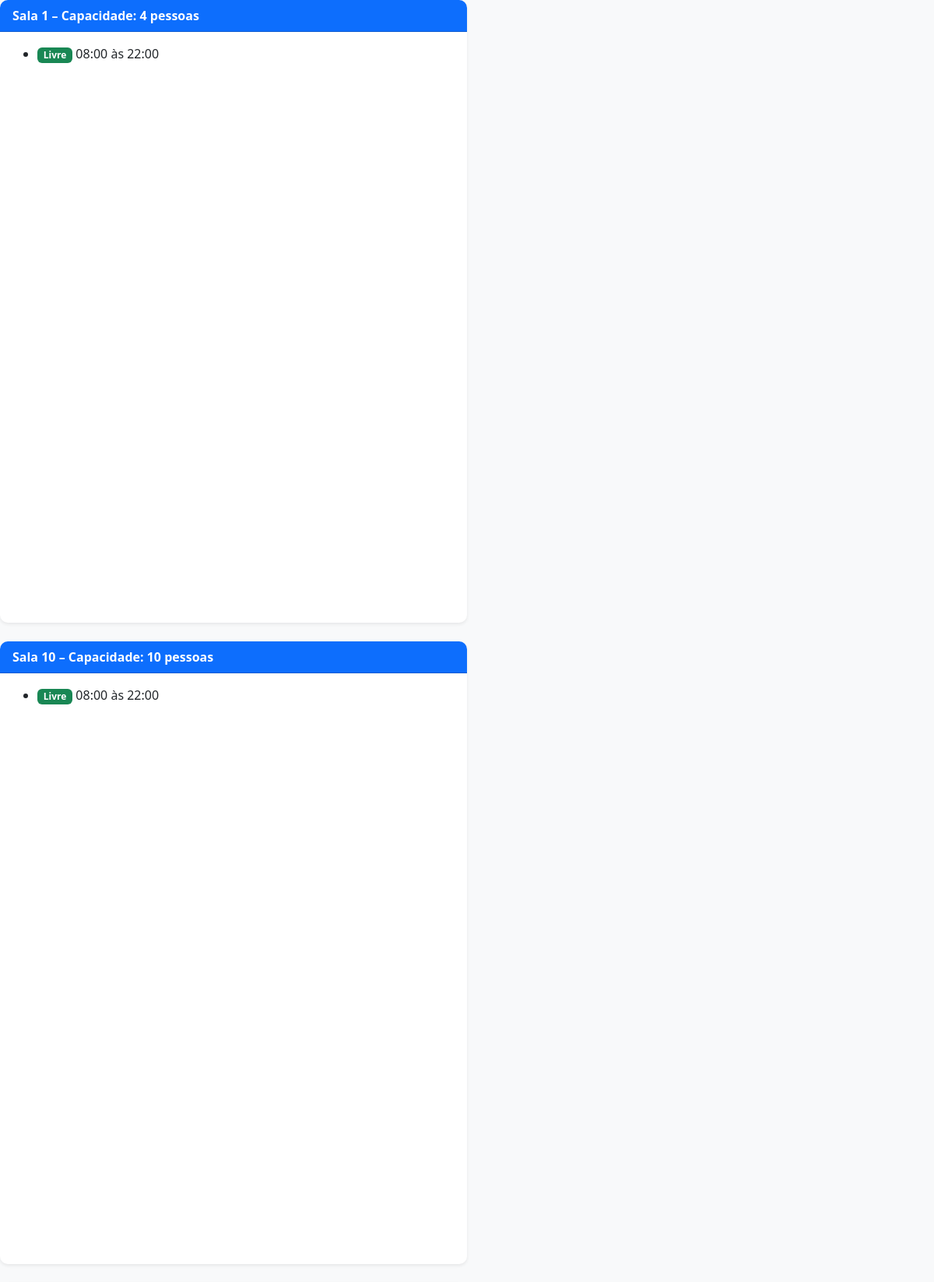
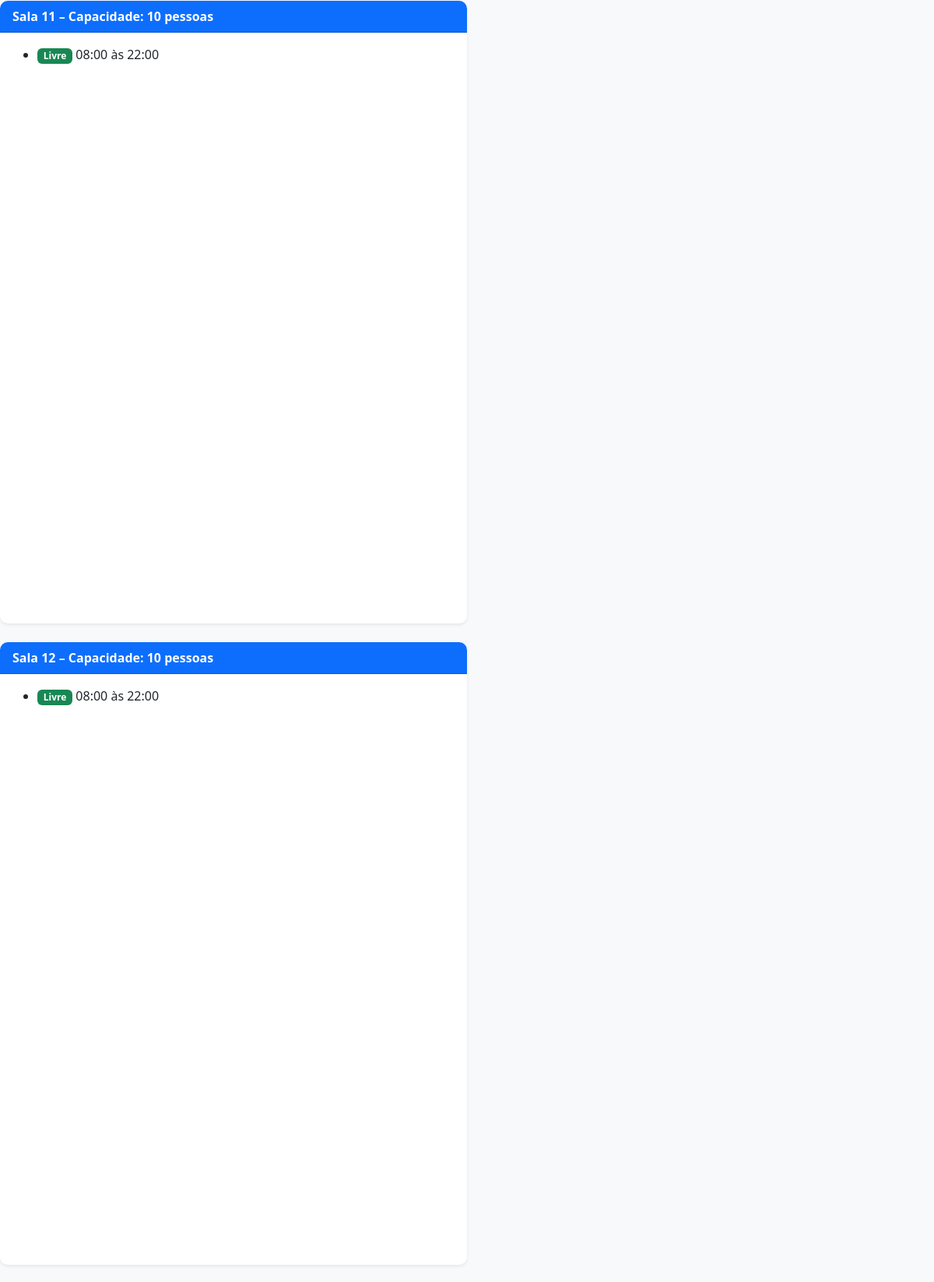
/admin/salas_disponiveis.php (upper part), run on the app's committed database (2 pictures, top to bottom).
### tables this page shows
CREATE TABLE salas (
    id INT AUTO_INCREMENT PRIMARY KEY,
    nome VARCHAR(50) NOT NULL,
    capacidade INT NOT NULL,
    descricao VARCHAR(255),
    status ENUM('disponivel', 'manutencao') DEFAULT 'disponivel'
);

### admin/ajax_salas_disponiveis.php (the view, shortened to what this page needs)
<?php
require_once 'config.php';
$salas = $pdo->query("SELECT * FROM salas WHERE status = 'disponivel' ORDER BY nome")->fetchAll();
$disponiveis = [];
foreach ($salas as $sala) {
    $horas_livres = [];
    $hora_abertura = "08:00";
    $hora_fechamento = "22:00";
    $livre_inicio = $hora_abertura;
    if ($livre_inicio < $hora_fechamento) {
        $horas_livres[] = [$livre_inicio, $hora_fechamento];
    }
    $disponiveis[] = [
        'nome' => $sala['nome'],
        'capacidade' => $sala['capacidade'],
        'horarios' => $horas_livres
    ];
}
foreach ($disponiveis as $sala) {
    echo '<div class="col-md-6 mb-4">';
    echo '<div class="card h-100 shadow-sm">';
    echo '<div class="card-header bg-primary text-white">';
    echo '<strong>' . htmlspecialchars($sala['nome']) . '</strong> – Capacidade: ' . $sala['capacidade'] . ' pessoas';
    echo '</div><div class="card-body">';
    if ($sala['horarios']) {
        echo '<ul class="mb-0">';
        foreach ($sala['horarios'] as $hor) {
            echo '<li><span class="badge bg-success">Livre</span> ' . htmlspecialchars($hor[0]) . ' às ' . htmlspecialchars($hor[1]) . '</li>';
        }
        echo '</ul>';
    } else {
        echo '<span class="text-danger">Sem horários livres neste dia/intervalo.</span>';
    }
    echo '</div></div></div>';
}

### css/style.css (style rules this page uses)
body { background-color: #f8f9fa; font-family: 'Segoe UI', Tahoma, Geneva, Verdana, sans-serif; }
.card { border-radius: 10px; box-shadow: 0 0 15px rgba(0, 0, 0, 0.05); margin-bottom: 20px; border: none; }
.card-header { border-radius: 10px 10px 0 0 !important; font-weight: bold; }

### data on the page
salas: nome "Sala 1", capacidade "4", hor "08:00", hor "22:00"
salas: nome "Sala 10", capacidade "10", hor "08:00", hor "22:00"
salas: nome "Sala 11", capacidade "10", hor "08:00", hor "22:00"
salas: nome "Sala 12", capacidade "10", hor "08:00", hor "22:00"
